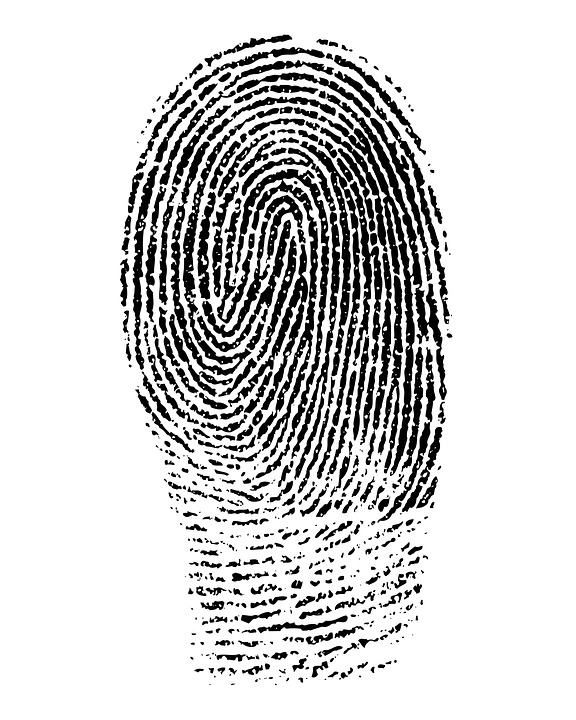
#> input picture utils/image.png, 576 x 720 px
$ python -i color_threshold.py   (imports and definitions only)
#> lines starting #> are read from the running program, lines starting #| are printed output that depends on the picture; after the words box and inside, x2 and y2 are one past the last pixel; in counts of white or black regions, pixels touching at a corner belong together
#> further down, picture is the input picture: shape (720, 576); min 0, max 255, mean 211.4
from matplotlib import pyplot as plt
import cv2 as cv

def show_img_thresholds(img):
    ret,thresh1 = cv.threshold(img,127,255,cv.THRESH_BINARY_INV)
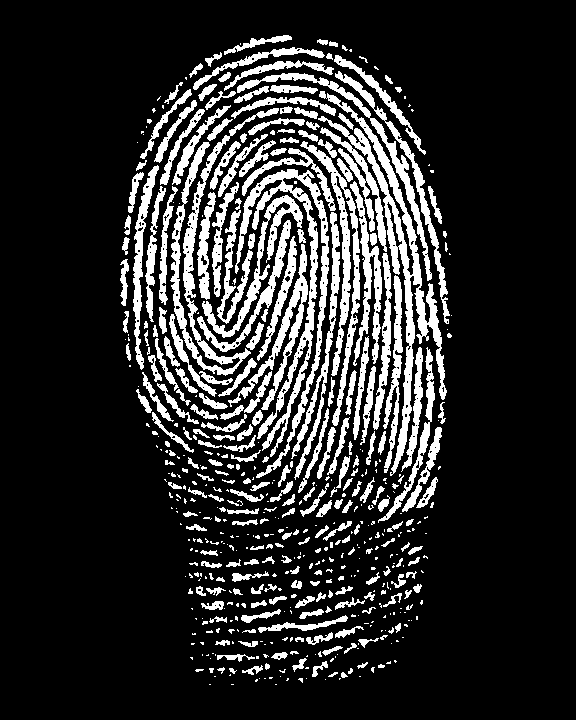
#> thresh1: shape (720, 576); 17% white; 546 white regions (290 under 20 px), largest, box (x1, y1, x2, y2) and area: (318, 91, 447, 476) 5690, (235, 169, 329, 478) 5378, (170, 108, 279, 376) 3796
    ret,thresh2 = cv.threshold(img,127,255,cv.THRESH_OTSU)
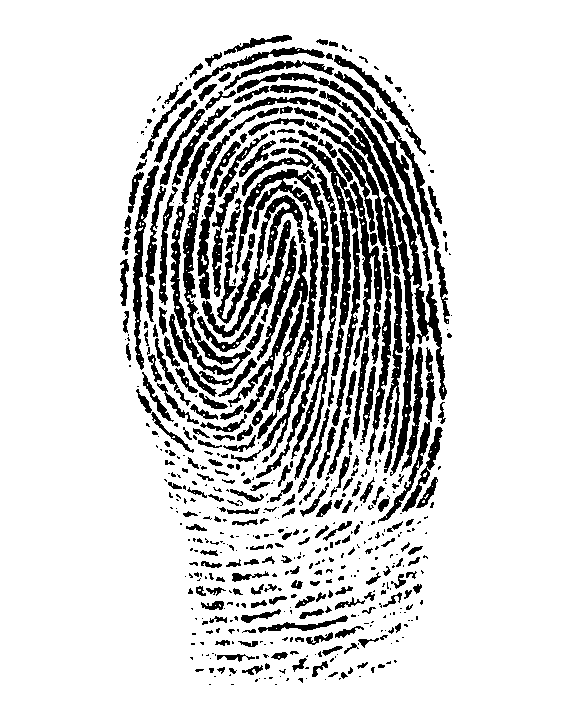
#> thresh2: shape (720, 576); 82.8% white; 540 black regions (283 under 20 px), largest, box (x1, y1, x2, y2) and area: (318, 91, 447, 476) 5735, (235, 169, 329, 478) 5426, (300, 141, 382, 426) 4766
#> ret = 134
    ret,thresh3 = cv.threshold(img,127,255,cv.THRESH_BINARY | cv.THRESH_OTSU)
    ret,thresh4 = cv.threshold(img,127,255,cv.THRESH_BINARY)
    ret,thresh5 = cv.threshold(img,127,255,cv.THRESH_TOZERO_INV)
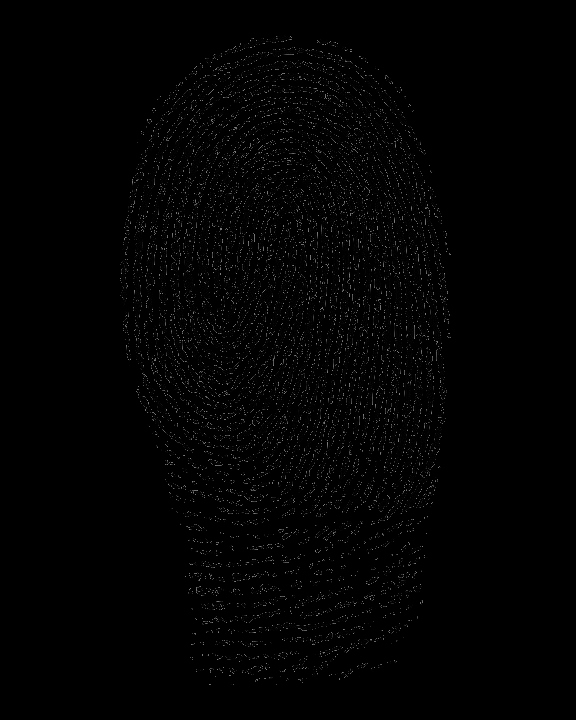
#> thresh5: shape (720, 576); min 0, max 127, mean 2.6
    titles = ['Original Image','BINARY_INV','OTSU','BINARY|OTSU','BINARY','TOZERO_INV']
    images = [img, thresh1, thresh2, thresh3, thresh4, thresh5]
    for i in range(6):
        plt.subplot(2,3,i+1),plt.imshow(images[i],'gray')
        plt.title(titles[i])
        plt.xticks([]),plt.yticks([])
    plt.show()

    return thresh2

>>> import cv2
>>> picture = cv2.imread('image.png', cv2.IMREAD_GRAYSCALE)
>>> result = show_img_thresholds(picture)
